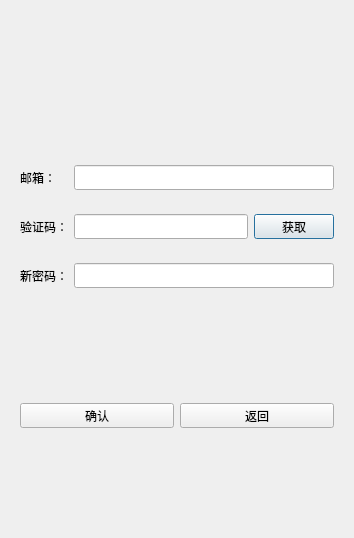
<?xml version="1.0" encoding="UTF-8"?>
<ui version="4.0">
 <class>ResetDialog</class>
 <widget class="QDialog" name="ResetDialog">
  <property name="geometry">
   <rect>
    <x>0</x>
    <y>0</y>
    <width>354</width>
    <height>538</height>
   </rect>
  </property>
  <property name="windowTitle">
   <string>Dialog</string>
  </property>
  <layout class="QVBoxLayout" name="verticalLayout">
   <item>
    <spacer name="verticalSpacer">
     <property name="orientation">
      <enum>Qt::Vertical</enum>
     </property>
     <property name="sizeHint" stdset="0">
      <size>
       <width>20</width>
       <height>40</height>
      </size>
     </property>
    </spacer>
   </item>
   <item>
    <widget class="QLabel" name="err_tip">
     <property name="minimumSize">
      <size>
       <width>0</width>
       <height>25</height>
      </size>
     </property>
     <property name="maximumSize">
      <size>
       <width>16777215</width>
       <height>25</height>
      </size>
     </property>
     <property name="text">
      <string/>
     </property>
     <property name="alignment">
      <set>Qt::AlignCenter</set>
     </property>
    </widget>
   </item>
   <item>
    <widget class="QWidget" name="widget" native="true">
     <layout class="QHBoxLayout" name="horizontalLayout"/>
    </widget>
   </item>
   <item>
    <widget class="QWidget" name="widget_2" native="true">
     <layout class="QHBoxLayout" name="horizontalLayout_2">
      <item>
       <widget class="QLabel" name="email_lb">
        <property name="minimumSize">
         <size>
          <width>48</width>
          <height>25</height>
         </size>
        </property>
        <property name="maximumSize">
         <size>
          <width>48</width>
          <height>25</height>
         </size>
        </property>
        <property name="text">
         <string>邮箱：</string>
        </property>
       </widget>
      </item>
      <item>
       <widget class="QLineEdit" name="email_edit">
        <property name="minimumSize">
         <size>
          <width>0</width>
          <height>25</height>
         </size>
        </property>
        <property name="maximumSize">
         <size>
          <width>16777215</width>
          <height>25</height>
         </size>
        </property>
       </widget>
      </item>
     </layout>
    </widget>
   </item>
   <item>
    <widget class="QWidget" name="widget_3" native="true">
     <layout class="QHBoxLayout" name="horizontalLayout_3">
      <item>
       <widget class="QLabel" name="verify_lb">
        <property name="minimumSize">
         <size>
          <width>0</width>
          <height>25</height>
         </size>
        </property>
        <property name="maximumSize">
         <size>
          <width>16777215</width>
          <height>25</height>
         </size>
        </property>
        <property name="text">
         <string>验证码：</string>
        </property>
       </widget>
      </item>
      <item>
       <widget class="QLineEdit" name="verify_edit">
        <property name="minimumSize">
         <size>
          <width>0</width>
          <height>25</height>
         </size>
        </property>
        <property name="maximumSize">
         <size>
          <width>16777215</width>
          <height>25</height>
         </size>
        </property>
       </widget>
      </item>
      <item>
       <widget class="TimerBtn" name="verify_btn">
        <property name="minimumSize">
         <size>
          <width>0</width>
          <height>25</height>
         </size>
        </property>
        <property name="maximumSize">
         <size>
          <width>16777215</width>
          <height>25</height>
         </size>
        </property>
        <property name="text">
         <string>获取</string>
        </property>
       </widget>
      </item>
     </layout>
    </widget>
   </item>
   <item>
    <widget class="QWidget" name="widget_4" native="true">
     <layout class="QHBoxLayout" name="horizontalLayout_4">
      <item>
       <widget class="QLabel" name="pwd_lb">
        <property name="minimumSize">
         <size>
          <width>0</width>
          <height>25</height>
         </size>
        </property>
        <property name="maximumSize">
         <size>
          <width>16777215</width>
          <height>25</height>
         </size>
        </property>
        <property name="text">
         <string>新密码：</string>
        </property>
       </widget>
      </item>
      <item>
       <widget class="QLineEdit" name="pwd_edit">
        <property name="minimumSize">
         <size>
          <width>0</width>
          <height>25</height>
         </size>
        </property>
        <property name="maximumSize">
         <size>
          <width>16777215</width>
          <height>25</height>
         </size>
        </property>
       </widget>
      </item>
     </layout>
    </widget>
   </item>
   <item>
    <spacer name="verticalSpacer_2">
     <property name="orientation">
      <enum>Qt::Vertical</enum>
     </property>
     <property name="sizeHint" stdset="0">
      <size>
       <width>20</width>
       <height>40</height>
      </size>
     </property>
    </spacer>
   </item>
   <item>
    <widget class="QWidget" name="widget_5" native="true">
     <layout class="QHBoxLayout" name="horizontalLayout_5">
      <item>
       <widget class="QPushButton" name="sure_btn">
        <property name="minimumSize">
         <size>
          <width>0</width>
          <height>25</height>
         </size>
        </property>
        <property name="maximumSize">
         <size>
          <width>16777215</width>
          <height>25</height>
         </size>
        </property>
        <property name="text">
         <string>确认</string>
        </property>
       </widget>
      </item>
      <item>
       <widget class="QPushButton" name="return_btn">
        <property name="minimumSize">
         <size>
          <width>0</width>
          <height>25</height>
         </size>
        </property>
        <property name="maximumSize">
         <size>
          <width>16777215</width>
          <height>25</height>
         </size>
        </property>
        <property name="text">
         <string>返回</string>
        </property>
       </widget>
      </item>
     </layout>
    </widget>
   </item>
   <item>
    <spacer name="verticalSpacer_3">
     <property name="orientation">
      <enum>Qt::Vertical</enum>
     </property>
     <property name="sizeHint" stdset="0">
      <size>
       <width>20</width>
       <height>40</height>
      </size>
     </property>
    </spacer>
   </item>
  </layout>
 </widget>
 <customwidgets>
  <customwidget>
   <class>TimerBtn</class>
   <extends>QPushButton</extends>
   <header>timerbtn.h</header>
  </customwidget>
 </customwidgets>
 <resources/>
 <connections/>
</ui>
